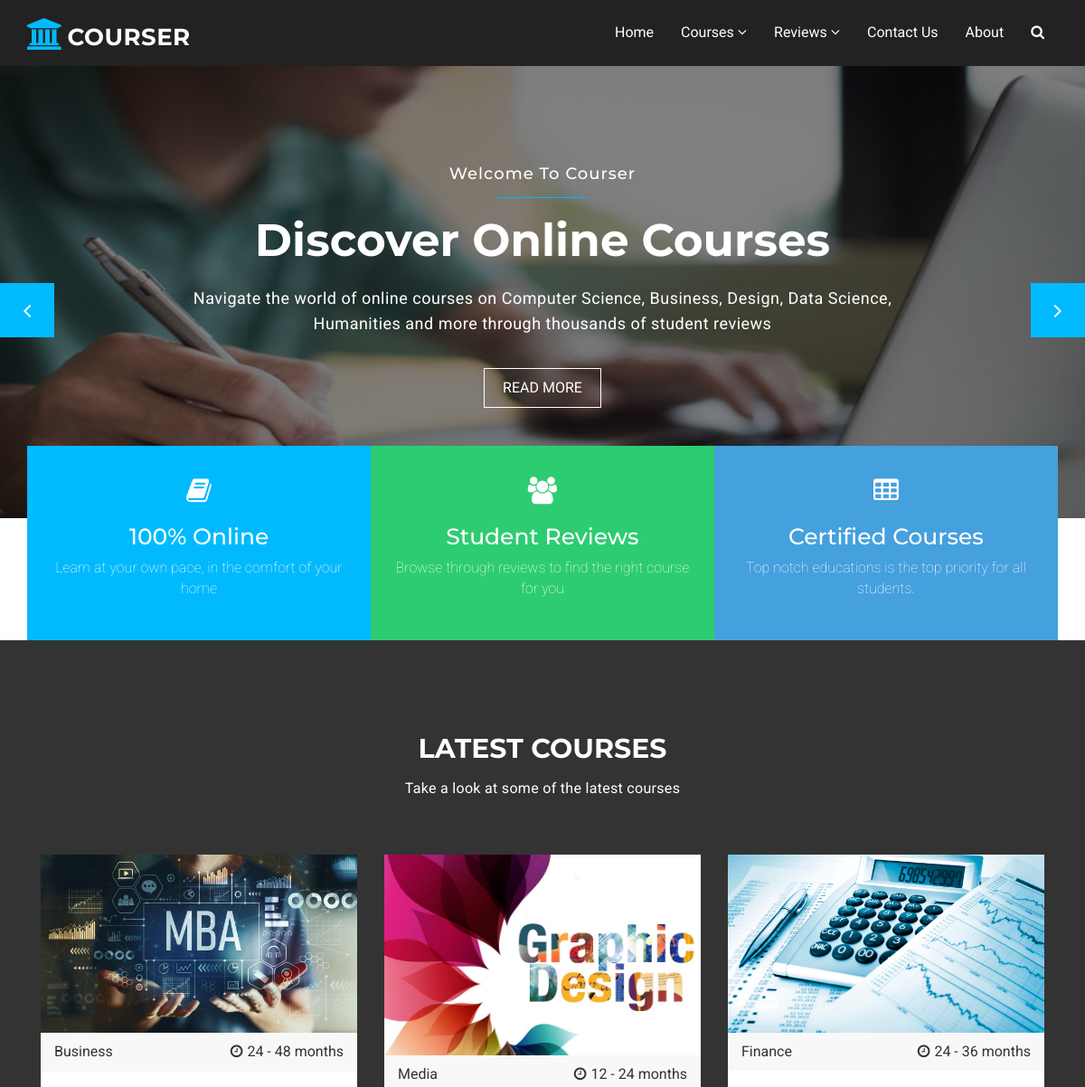
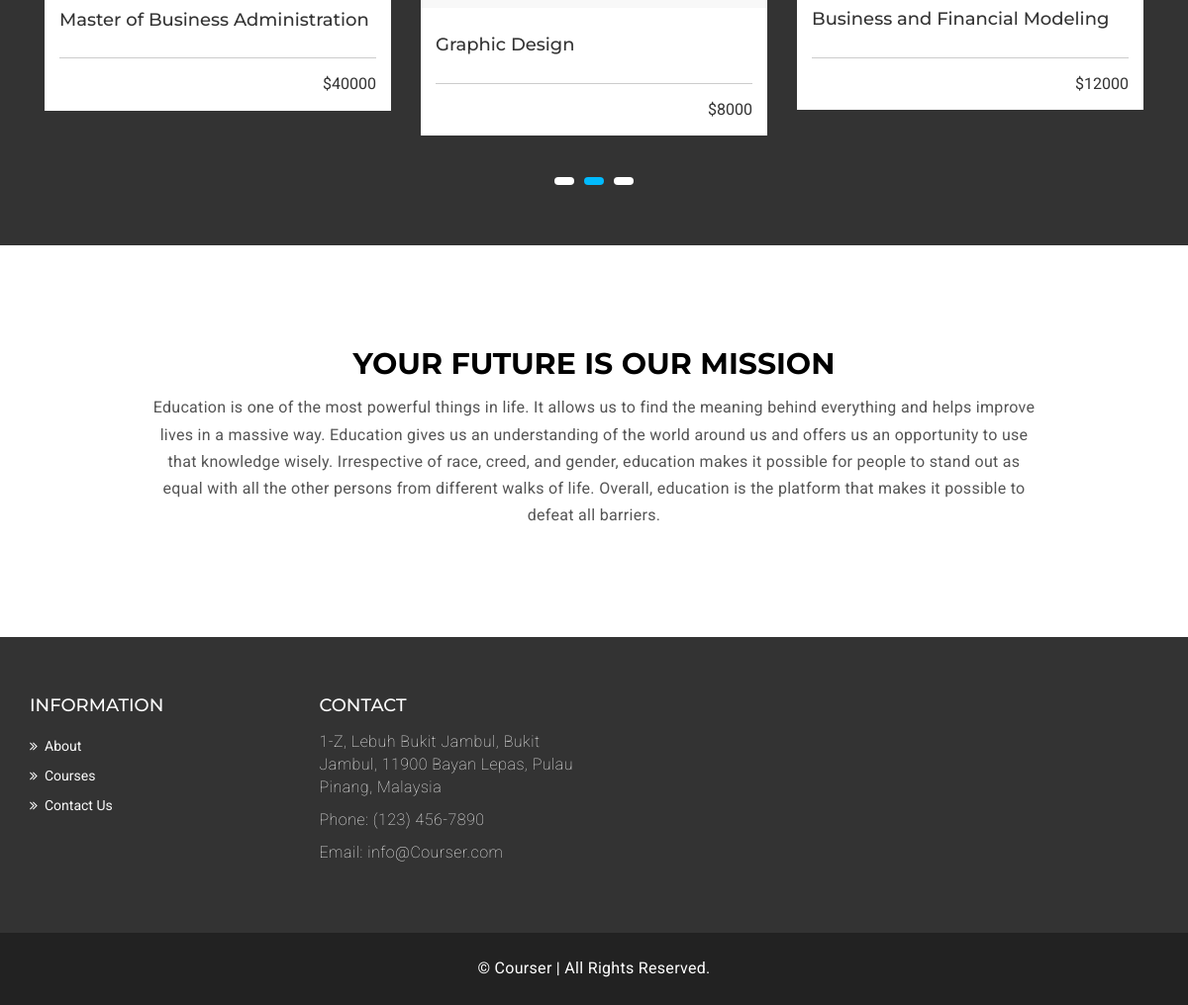
The page / on the database its author committed (2 pictures, top to bottom).
### tables this page shows
CREATE TABLE `courses` (
  `course_id` int(11) NOT NULL,
  `course_name` varchar(200) NOT NULL,
  `course_type` varchar(200) NOT NULL,
  `course_cost` varchar(300) NOT NULL,
  `course_length` varchar(200) NOT NULL,
  `course_desc` varchar(10000) NOT NULL,
  `course_info` varchar(10000) NOT NULL,
  `course_img` varchar(100) NOT NULL,
  `course_classes` varchar(200) NOT NULL,
  `course_prov` varchar(200) NOT NULL
);

### index.php (the view, shortened to what this page needs)
<?php
	include_once('dbinc.php');
?>
<!DOCTYPE html>
<html lang="en">
  <head>
    <link href="assets/css/font-awesome.css" rel="stylesheet">
    <link href="assets/css/bootstrap.css" rel="stylesheet">
    <link rel="stylesheet" type="text/css" href="assets/css/slick.css">
    <link rel="stylesheet" href="assets/css/jquery.fancybox.css" type="text/css" media="screen" />
    <link id="switcher" href="assets/css/theme-color/default-theme.css" rel="stylesheet">
    <link href="assets/css/style.css" rel="stylesheet">
  </head>
  <body>
  <section id="mu-slider">
    <div class="mu-slider-single">
      <div class="mu-slider-img">
        <figure>
          <img src="assets/image/slider/1.jpg" alt="img">
        </figure>
      </div>
      <div class="mu-slider-content">
        <h4>Welcome To Courser</h4>
        <span></span>
        <h2>Discover Online Courses</h2>
        <p>Navigate the world of online courses on Computer Science, Business, Design, Data Science, Humanities and more through thousands of student reviews</p>
        <a href="about.php" class="mu-read-more-btn">Read More</a>
      </div>
    </div>
  </section>
  <section id="mu-service">
    <div class="container">
      <div class="row">
        <div class="col-lg-12 col-md-12">
          <div class="mu-service-area">
            <div class="mu-service-single">
              <span class="fa fa-book"></span>
              <h3>100% Online</h3>
              <p>Learn at your own pace, in the comfort of your home</p>
            </div>
            <div class="mu-service-single">
              <span class="fa fa-users"></span>
              <h3>Student Reviews</h3>
              <p>Browse through reviews to find the right course for you</p>
            </div>
            <div class="mu-service-single">
              <span class="fa fa-table"></span>
              <h3>Certified Courses</h3>
              <p>Top notch educations is the top priority for all students.</p>
            </div>
          </div>
        </div>
      </div>
    </div>
  </section>
  <section id="mu-latest-courses">
    <div class="container">
      <div class="row">
        <div class="col-lg-12 col-md-12">
          <div class="mu-latest-courses-area">
            <div class="mu-title">
              <h2>Latest Courses</h2>
              <p>Take a look at some of the latest courses</p>
            </div>
            <div id="mu-latest-course-slide" class="mu-latest-courses-content">
			<?php
						     $related = "SELECT * FROM courses WHERE course_id='3';";
						     $result = mysqli_query($conn, $related) or die("Bad Query:$related");
							 $row = mysqli_fetch_array($result);
							?>
              <div class="col-lg-4 col-md-4 col-xs-12">
                <div class="mu-latest-course-single">
                  <figure class="mu-latest-course-img">
                    <a href="course-detail.php?id=<?php echo $row['course_id']?>"><img src="<?php echo $row['course_img']?>" alt="img"></a>
                    <figcaption class="mu-latest-course-imgcaption">
                      <?php echo $row['course_type']?>
                      <span><i class="fa fa-clock-o"></i><?php echo $row['course_length']?></span>
                    </figcaption>
                  </figure>
                  <div class="mu-latest-course-single-content">
                    <h4><a href="course-detail.php?id=5"><?php echo $row['course_name']?></a></h4>
                    <div class="mu-latest-course-single-contbottom">
                      <span class="mu-course-price" href="course-detail.php?id=<?php echo $row['course_id']?>"><?php echo $row['course_cost']?></span>
                    </div>
                  </div>
                </div>
              </div>
			  <?php
						     $related = "SELECT * FROM courses WHERE course_id='4';";
						     $result = mysqli_query($conn, $related) or die("Bad Query:$related");
							 $row = mysqli_fetch_array($result);
							?>
              <div class="col-lg-4 col-md-4 col-xs-12">
                <div class="mu-latest-course-single">
                  <figure class="mu-latest-course-img">
                    <a href="course-detail.php?id=<?php echo $row['course_id']?>"><img src="<?php echo $row['course_img']?>" alt="img"></a>
                    <figcaption class="mu-latest-course-imgcaption">
                      <?php echo $row['course_type']?>
                      <span><i class="fa fa-clock-o"></i><?php echo $row['course_length']?></span>
                    </figcaption>
                  </figure>
                  <div class="mu-latest-course-single-content">
                    <h4><a href="course-detail.php?id=5"><?php echo $row['course_name']?></a></h4>
                    <div class="mu-latest-course-single-contbottom">
                      <span class="mu-course-price" href="course-detail.php?id=<?php echo $row['course_id']?>"><?php echo $row['course_cost']?></span>
                    </div>
                  </div>
                </div>
              </div>
			  <?php
						     $related = "SELECT * FROM courses WHERE course_id='6';";
						     $result = mysqli_query($conn, $related) or die("Bad Query:$related");
							 $row = mysqli_fetch_array($result);
							?>
              <div class="col-lg-4 col-md-4 col-xs-12">
                <div class="mu-latest-course-single">
                  <figure class="mu-latest-course-img">
                    <a href="course-detail.php?id=<?php echo $row['course_id']?>"><img src="<?php echo $row['course_img']?>" alt="img"></a>
                    <figcaption class="mu-latest-course-imgcaption">
                      <?php echo $row['course_type']?>
                      <span><i class="fa fa-clock-o"></i><?php echo $row['course_length']?></span>
                    </figcaption>
                  </figure>
                  <div class="mu-latest-course-single-content">
                    <h4><a href="course-detail.php?id=5"><?php echo $row['course_name']?></a></h4>
                    <div class="mu-latest-course-single-contbottom">
                      <span class="mu-course-price" href="course-detail.php?id=<?php echo $row['course_id']?>"><?php echo $row['course_cost']?></span>
                    </div>
                  </div>
                </div>
              </div>
          </div>
        </div>
      </div>
    </div>
  </section>
  <section id="mu-from-blog">
    <div class="container">
      <div class="row">
        <div class="col-md-12">
          <div class="mu-from-blog-area">
            <div class="mu-title">
              <h2>Your Future Is Our Mission </h2>
              <p>Education is one of the most powerful things in life. It allows us to find the meaning behind everything and helps improve lives in a massive way. Education gives us an understanding of the world around us and offers us an opportunity to use that knowledge wisely. Irrespective of race, creed, and gender, education makes it possible for people to stand out as equal with all the other persons from different walks of life. Overall, education is the platform that makes it possible to defeat all barriers.
</p>
            </div>
          </div>
        </div>
      </div>
    </div>
  </section>
  </body>
</html>

### assets/css/theme-color/default-theme.css (style rules this page uses)
#mu-menu .navbar-header .navbar-brand i { color: #01bafd; }
#mu-slider .mu-slider-single .mu-slider-content span { background-color: #01bafd; }

### rows shown on the page
courses: course_type "Business", course_length "24 - 48 months", course_name "Master of Business Administration", course_cost "$40000"
courses: course_type "Media", course_length "12 - 24 months", course_name "Graphic Design", course_cost "$8000"
courses: course_type "Finance", course_length "24 - 36 months", course_name "Business and Financial Modeling", course_cost "$12000"
